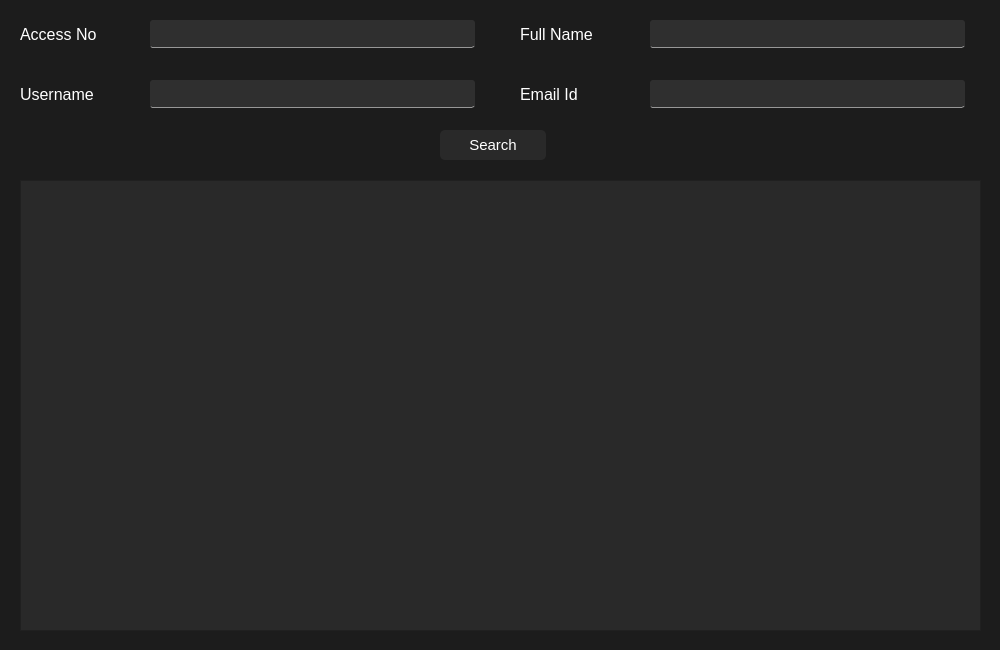
<?xml version="1.0" encoding="UTF-8"?>
<ui version="4.0">
 <class>SearchUser</class>
 <widget class="QMainWindow" name="SearchUser">
  <property name="geometry">
   <rect>
    <x>0</x>
    <y>0</y>
    <width>1000</width>
    <height>650</height>
   </rect>
  </property>
  <property name="minimumSize">
   <size>
    <width>1000</width>
    <height>650</height>
   </size>
  </property>
  <property name="maximumSize">
   <size>
    <width>1000</width>
    <height>650</height>
   </size>
  </property>
  <property name="windowTitle">
   <string>Search User</string>
  </property>
  <property name="styleSheet">
   <string notr="true">QWidget{
	background-color: #1C1C1C;
}

QLineEdit{
	background-color: #2F2F2F;
	border-radius: 3px;
	color: white;
	border-bottom: 1px;
	border-style: solid;
	border-color: #979797;
}

QLineEdit:focus{
	border-color: #60CDFF;
}

QPushButton
{
    color: white;
    font-size: 15px;
    background-color: #292929;
    border-radius: 5px;
    font-family: &quot;Noto Sans&quot;
}

QPushButton::hover{ 
    background-color: #2F2F2F;
}

QPushButton:pressed{
    border-width: 1px;
    border-style: solid;
	border-color: white;
}

QLabel
{
    color: white;
	font-size: 16px;
    font-family: &quot;Noto Sans&quot;;l
    border-radius: 5px;
}

QTableView{
	background: #292929;
	gridline-color: &quot;white&quot;;
	color: &quot;white&quot;;
    font-family: &quot;Noto Sans&quot;
}

QTableView::item:hover{
	background-color: #2F2F2F
}

QTableView::item:selected{
	background-color: #232323;
}


QHeaderView{
	background: #292929;
	gridline-color: &quot;white&quot;;
	color: &quot;white&quot;
}</string>
  </property>
  <widget class="QWidget" name="centralwidget">
   <widget class="QLabel" name="label">
    <property name="geometry">
     <rect>
      <x>20</x>
      <y>20</y>
      <width>140</width>
      <height>28</height>
     </rect>
    </property>
    <property name="text">
     <string>Access No</string>
    </property>
   </widget>
   <widget class="QLabel" name="label_2">
    <property name="geometry">
     <rect>
      <x>520</x>
      <y>20</y>
      <width>140</width>
      <height>28</height>
     </rect>
    </property>
    <property name="text">
     <string>Full Name</string>
    </property>
   </widget>
   <widget class="QLabel" name="label_3">
    <property name="geometry">
     <rect>
      <x>20</x>
      <y>80</y>
      <width>140</width>
      <height>28</height>
     </rect>
    </property>
    <property name="text">
     <string>Username</string>
    </property>
   </widget>
   <widget class="QLabel" name="label_4">
    <property name="geometry">
     <rect>
      <x>520</x>
      <y>80</y>
      <width>140</width>
      <height>28</height>
     </rect>
    </property>
    <property name="text">
     <string>Email Id</string>
    </property>
   </widget>
   <widget class="QLineEdit" name="txtEmailId">
    <property name="geometry">
     <rect>
      <x>650</x>
      <y>80</y>
      <width>315</width>
      <height>28</height>
     </rect>
    </property>
   </widget>
   <widget class="QLineEdit" name="txtUsername">
    <property name="geometry">
     <rect>
      <x>150</x>
      <y>80</y>
      <width>325</width>
      <height>28</height>
     </rect>
    </property>
   </widget>
   <widget class="QLineEdit" name="txtFullName">
    <property name="geometry">
     <rect>
      <x>650</x>
      <y>20</y>
      <width>315</width>
      <height>28</height>
     </rect>
    </property>
   </widget>
   <widget class="QLineEdit" name="txtAccessNo">
    <property name="geometry">
     <rect>
      <x>150</x>
      <y>20</y>
      <width>325</width>
      <height>28</height>
     </rect>
    </property>
   </widget>
   <widget class="QPushButton" name="searchButton">
    <property name="geometry">
     <rect>
      <x>440</x>
      <y>130</y>
      <width>106</width>
      <height>30</height>
     </rect>
    </property>
    <property name="text">
     <string>Search</string>
    </property>
   </widget>
   <widget class="QTableView" name="userSearchTable">
    <property name="geometry">
     <rect>
      <x>20</x>
      <y>180</y>
      <width>961</width>
      <height>451</height>
     </rect>
    </property>
    <attribute name="horizontalHeaderDefaultSectionSize">
     <number>150</number>
    </attribute>
    <attribute name="verticalHeaderDefaultSectionSize">
     <number>46</number>
    </attribute>
   </widget>
  </widget>
 </widget>
 <resources/>
 <connections/>
</ui>
